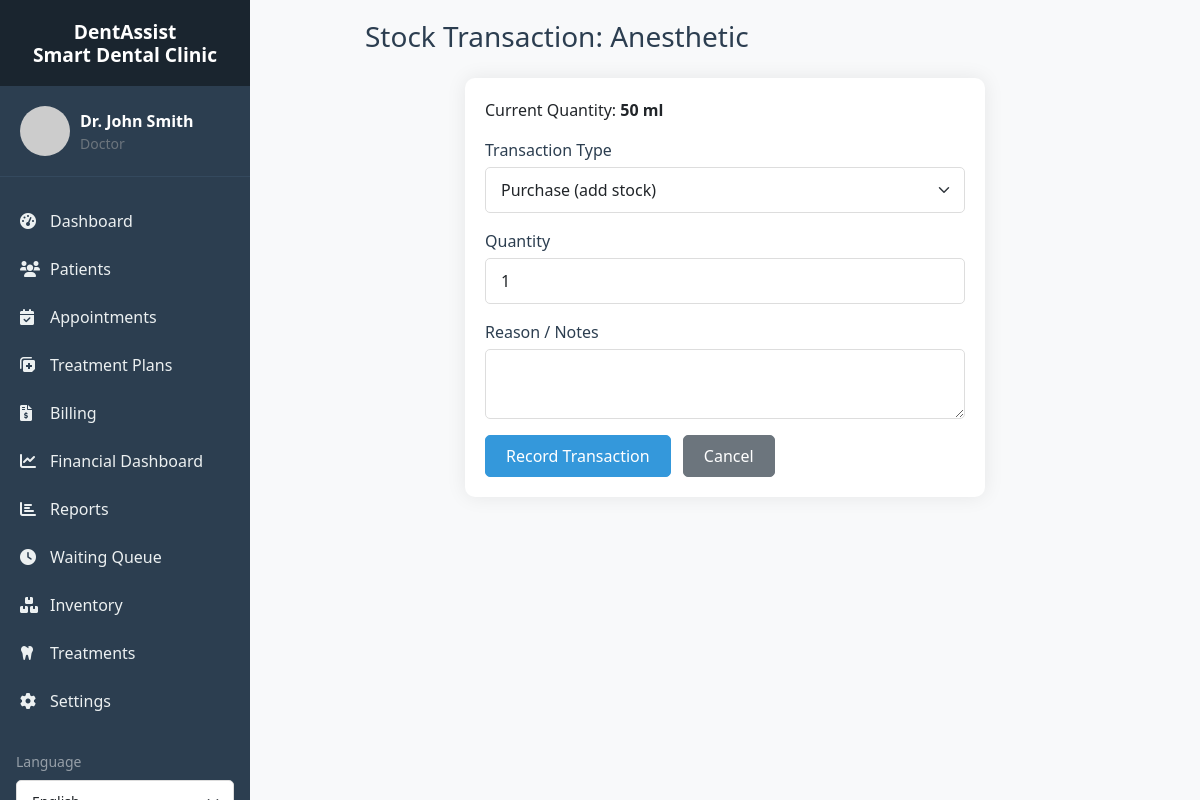
Screenshot of /inventory/transaction.php?id=4 (signed in) with the database file from the repository.
### tables this page shows
CREATE TABLE `inventory` (
  `id` int(11) NOT NULL,
  `item_name` varchar(100) NOT NULL,
  `category` varchar(50) DEFAULT NULL,
  `description` text DEFAULT NULL,
  `quantity` int(11) DEFAULT 0,
  `unit` varchar(20) DEFAULT NULL,
  `reorder_level` int(11) DEFAULT 10,
  `reorder_quantity` int(11) DEFAULT 0,
  `supplier_name` varchar(100) DEFAULT NULL,
  `supplier_contact` varchar(100) DEFAULT NULL,
  `supplier_phone` varchar(20) DEFAULT NULL,
  `supplier_email` varchar(100) DEFAULT NULL,
  `cost_per_unit` decimal(10,2) DEFAULT NULL,
  `selling_price` decimal(10,2) DEFAULT NULL,
  `expiry_date` date DEFAULT NULL,
  `lot_number` varchar(50) DEFAULT NULL,
  `location` varchar(50) DEFAULT NULL,
  `barcode` varchar(100) DEFAULT NULL,
  `created_at` timestamp NOT NULL DEFAULT current_timestamp(),
  `updated_at` timestamp NOT NULL DEFAULT current_timestamp() ON UPDATE current_timestamp(),
  `created_by` int(11) DEFAULT NULL
);

### includes/db.php (called while the page is built, shortened)
<?php
class Database {
    private $host = DB_HOST;
    private $user = DB_USER;
    private $pass = DB_PASS;
    private $dbname = DB_NAME;
    private $conn;
    private static $instance = null;
    private function __construct() {
        try {
            $this->conn = new mysqli($this->host, $this->user, $this->pass, $this->dbname);
            $this->conn->set_charset("utf8mb4");
        } catch (Exception $e) {
            die("Database connection error: " . $e->getMessage());
        }
    }
    public static function getInstance() {
        if (self::$instance == null) {
            self::$instance = new Database();
        }
        return self::$instance;
    }
    public function query($sql, $params = [], $types = "") {
        $stmt = $this->conn->prepare($sql);
        if (!empty($params)) {
            if (empty($types)) {
                $types = $this->determineTypes($params);
            }
            $stmt->bind_param($types, ...$params);
        }
        $stmt->execute();
        return $stmt;
    }
    private function determineTypes($params) {
        $types = '';
        foreach ($params as $param) {
            if (is_int($param)) {
                $types .= 'i';
            } elseif (is_float($param)) {
                $types .= 'd';
            } elseif (is_string($param)) {
                $types .= 's';
            } else {
                $types .= 'b';
            }
        }
        return $types;
    }
    public function fetchOne($sql, $params = [], $types = "") {
        $stmt = $this->query($sql, $params, $types);
        $result = $stmt->get_result();
        if ($result && $result->num_rows > 0) {
            return $result->fetch_assoc();
        }
        return null;
    }
}
?>

### inventory/transaction.php (the view, shortened to what this page needs)
<?php
require_once '../includes/db.php';
$db = Database::getInstance();
$itemId = $_GET['id'] ?? 0;
$item = $db->fetchOne("SELECT * FROM inventory WHERE id = ?", [$itemId], "i");
include '../layouts/header.php';
?>
<div class="container-fluid transaction-mobile-wrap">
    <div class="transaction-page-inner">
    <h1 class="h3 mb-4 transaction-page-title">Stock Transaction: <?php echo htmlspecialchars($item['item_name']); ?></h1>
    <div class="card transaction-card">
        <div class="card-body">
            <p class="mb-3">Current Quantity: <strong><?php echo $item['quantity']; ?> <?php echo htmlspecialchars($item['unit'] ?? ''); ?></strong></p>
            <form method="POST" id="transaction-form">
                <div class="mb-3">
                    <label class="form-label">Transaction Type</label>
                    <select class="form-select" name="type" id="transaction-type" required>
                        <option value="purchase">Purchase (add stock)</option>
                    </select>
                </div>
                <div class="mb-3">
                    <label class="form-label" id="qty-label">Quantity</label>
                    <input type="number" class="form-control" name="quantity" id="transaction-qty" min="1" value="1" required>
                </div>
                <div class="mb-3">
                    <label class="form-label">Reason / Notes</label>
                    <textarea class="form-control" name="reason" rows="2"></textarea>
                </div>
                <button type="submit" class="btn btn-primary">Record Transaction</button>
                <a href="view.php?id=<?php echo $itemId; ?>" class="btn btn-secondary ms-1 ms-md-2 mt-2 mt-md-0">Cancel</a>
            </form>
        </div>
    </div>
    </div>
</div>
<?php include '../layouts/footer.php'; ?>

### assets/css/style.css (style rules this page uses)
:root { --primary-color: #3498db; --secondary-color: #2c3e50; --success-color: #28a745; --danger-color: #dc3545; --warning-color: #ffc107; --info-color: #17a2b8; --light-color: #f8f9fa; --dark-color: #343a40; }
body { font-family: 'Segoe UI', Tahoma, Geneva, Verdana, sans-serif; background-color: #f8f9fa; margin: 0; padding: 0; }
h1, h2, h3, h4, h5, h6 { color: var(--secondary-color); font-weight: 600; }
.card { border: none; border-radius: 10px; box-shadow: 0 0 20px rgba(0,0,0,0.08); margin-bottom: 20px; }
.card-body { padding: 20px; }
.btn { border-radius: 5px; padding: 8px 20px; font-weight: 500; transition: all 0.3s; }
.btn-primary { background-color: var(--primary-color); border-color: var(--primary-color); }
.form-control, .form-select { border-radius: 5px; border: 1px solid #ddd; padding: 10px 15px; transition: all 0.3s; }
.form-label { font-weight: 500; color: var(--secondary-color); margin-bottom: 5px; }

### inventory/transaction.php (style rules this page uses)
.transaction-card { max-width: 520px; margin: 0 auto 1rem; }
.transaction-page-inner { max-width: 720px; margin: 0 auto; }

### rows the page displays
inventory: item_name "Anesthetic", quantity "50", unit "ml"

### other values shown
SITE_NAME "DentAssist Smart Dental Clinic"
$_SESSION['full_name'] "Dr. John Smith"
$role "Doctor"
__('dashboard', 'Dashboard') "Dashboard"
__('patients', 'Patients') "Patients"
__('appointments', 'Appointments') "Appointments"
__('treatment_plans', 'Treatment Plans') "Treatment Plans"
__('billing', 'Billing') "Billing"
__('financial_dashboard', 'Financial Dashboard') "Financial Dashboard"
__('reports', 'Reports') "Reports"
__('queue', 'Waiting Queue') "Waiting Queue"
__('inventory', 'Inventory') "Inventory"
__('treatments', 'Treatments') "Treatments"
__('settings', 'Settings') "Settings"
__('language', 'Language') "Language"
